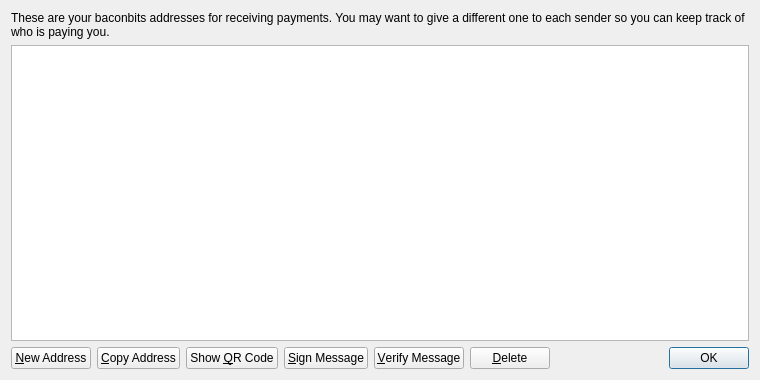
<?xml version="1.0" encoding="UTF-8"?>
<ui version="4.0">
 <class>AddressBookPage</class>
 <widget class="QWidget" name="AddressBookPage">
  <property name="geometry">
   <rect>
    <x>0</x>
    <y>0</y>
    <width>760</width>
    <height>380</height>
   </rect>
  </property>
  <property name="windowTitle">
   <string>Address Book</string>
  </property>
  <layout class="QVBoxLayout" name="verticalLayout">
   <item>
    <widget class="QLabel" name="labelExplanation">
     <property name="text">
      <string>These are your baconbits addresses for receiving payments. You may want to give a different one to each sender so you can keep track of who is paying you.</string>
     </property>
     <property name="textFormat">
      <enum>Qt::PlainText</enum>
     </property>
     <property name="wordWrap">
      <bool>true</bool>
     </property>
    </widget>
   </item>
   <item>
    <widget class="QTableView" name="tableView">
     <property name="contextMenuPolicy">
      <enum>Qt::CustomContextMenu</enum>
     </property>
     <property name="toolTip">
      <string>Double-click to edit address or label</string>
     </property>
     <property name="tabKeyNavigation">
      <bool>false</bool>
     </property>
     <property name="alternatingRowColors">
      <bool>true</bool>
     </property>
     <property name="selectionMode">
      <enum>QAbstractItemView::SingleSelection</enum>
     </property>
     <property name="selectionBehavior">
      <enum>QAbstractItemView::SelectRows</enum>
     </property>
     <property name="sortingEnabled">
      <bool>true</bool>
     </property>
     <attribute name="verticalHeaderVisible">
      <bool>false</bool>
     </attribute>
    </widget>
   </item>
   <item>
    <layout class="QHBoxLayout" name="horizontalLayout">
     <item>
      <widget class="QPushButton" name="newAddressButton">
       <property name="toolTip">
        <string>Create a new address</string>
       </property>
       <property name="text">
        <string>&amp;New Address</string>
       </property>
       <property name="icon">
        <iconset resource="../bitcoin.qrc">
         <normaloff>:/icons/add</normaloff>:/icons/add</iconset>
       </property>
      </widget>
     </item>
     <item>
      <widget class="QPushButton" name="copyToClipboard">
       <property name="toolTip">
        <string>Copy the currently selected address to the system clipboard</string>
       </property>
       <property name="text">
        <string>&amp;Copy Address</string>
       </property>
       <property name="icon">
        <iconset resource="../bitcoin.qrc">
         <normaloff>:/icons/editcopy</normaloff>:/icons/editcopy</iconset>
       </property>
      </widget>
     </item>
     <item>
      <widget class="QPushButton" name="showQRCode">
       <property name="text">
        <string>Show &amp;QR Code</string>
       </property>
       <property name="icon">
        <iconset resource="../bitcoin.qrc">
         <normaloff>:/icons/qrcode</normaloff>:/icons/qrcode</iconset>
       </property>
      </widget>
     </item>
     <item>
      <widget class="QPushButton" name="signMessage">
       <property name="toolTip">
        <string>Sign a message to prove you own a baconbits address</string>
       </property>
       <property name="text">
        <string>&amp;Sign Message</string>
       </property>
       <property name="icon">
        <iconset resource="../bitcoin.qrc">
         <normaloff>:/icons/edit</normaloff>:/icons/edit</iconset>
       </property>
      </widget>
     </item>
     <item>
      <widget class="QPushButton" name="verifyMessage">
       <property name="toolTip">
        <string>Verify a message to ensure it was signed with a specified baconbits address</string>
       </property>
       <property name="text">
        <string>&amp;Verify Message</string>
       </property>
       <property name="icon">
        <iconset resource="../bitcoin.qrc">
         <normaloff>:/icons/transaction_0</normaloff>:/icons/transaction_0</iconset>
       </property>
      </widget>
     </item>
     <item>
      <widget class="QPushButton" name="deleteButton">
       <property name="toolTip">
        <string>Delete the currently selected address from the list. Only sending addresses can be deleted.</string>
       </property>
       <property name="text">
        <string>&amp;Delete</string>
       </property>
       <property name="icon">
        <iconset resource="../bitcoin.qrc">
         <normaloff>:/icons/remove</normaloff>:/icons/remove</iconset>
       </property>
      </widget>
     </item>
     <item>
      <spacer name="horizontalSpacer">
       <property name="orientation">
        <enum>Qt::Horizontal</enum>
       </property>
       <property name="sizeHint" stdset="0">
        <size>
         <width>40</width>
         <height>20</height>
        </size>
       </property>
      </spacer>
     </item>
     <item>
      <widget class="QDialogButtonBox" name="buttonBox">
       <property name="sizePolicy">
        <sizepolicy hsizetype="Maximum" vsizetype="Fixed">
         <horstretch>0</horstretch>
         <verstretch>0</verstretch>
        </sizepolicy>
       </property>
       <property name="standardButtons">
        <set>QDialogButtonBox::Ok</set>
       </property>
      </widget>
     </item>
    </layout>
   </item>
  </layout>
 </widget>
 <resources>
  <include location="../bitcoin.qrc"/>
 </resources>
 <connections/>
</ui>
